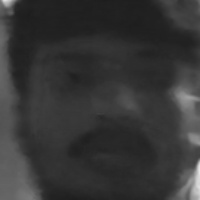
#> input picture face_recognition_from capture_photo/datasets/chandru baby/face_1.jpg, 200 x 200 px, given in place of the camera
$ python face_detection.py
#> lines starting #> are read from the running program, lines starting #| are printed output that depends on the picture
"""
Real-time Face Detection and Tracking System
Uses OpenCV's Haar Cascade algorithm for detecting and tracking human faces
"""

import cv2
import numpy as np
import time

class FaceDetector:
    def __init__(self):
        """Initialize the face detector with Haar Cascade classifier"""
        # Load the pre-trained Haar Cascade classifier for face detection
        self.face_cascade = cv2.CascadeClassifier(
            cv2.data.haarcascades + 'haarcascade_frontalface_default.xml'
        )

        # Initialize webcam
        self.cap = cv2.VideoCapture(0)

        # Check if webcam opened successfully
        if not self.cap.isOpened():
            raise Exception("Error: Could not open webcam")

        # Set camera properties for better performance and quality
        self.cap.set(cv2.CAP_PROP_FRAME_WIDTH, 1280)
        self.cap.set(cv2.CAP_PROP_FRAME_HEIGHT, 720)
        self.cap.set(cv2.CAP_PROP_FPS, 30)

        # Create a named window that can be resized
        cv2.namedWindow('Real-time Face Detection and Tracking', cv2.WINDOW_NORMAL)
        # Set window to fullscreen mode
        cv2.setWindowProperty('Real-time Face Detection and Tracking',
                            cv2.WND_PROP_FULLSCREEN,
                            cv2.WINDOW_FULLSCREEN)

        # Variables for FPS calculation
        self.prev_frame_time = 0
        self.new_frame_time = 0

        print("Face Detection System Initialized")
        print("Press 'q' or 'ESC' to exit")

    def detect_faces(self, frame):
        """
        Detect faces in the given frame

        Args:
            frame: Input image frame

        Returns:
            faces: Array of face coordinates (x, y, w, h)
        """
        # Convert frame to grayscale (Haar Cascade works on grayscale images)
        gray = cv2.cvtColor(frame, cv2.COLOR_BGR2GRAY)

        # Apply histogram equalization for better detection in varying lighting
        gray = cv2.equalizeHist(gray)

        # Detect faces with strict parameters to avoid false positives
        faces = self.face_cascade.detectMultiScale(
            gray,
            scaleFactor=1.1,      # Standard scale for reliable detection
            minNeighbors=8,       # Higher value = more strict (fewer false positives)
            minSize=(80, 80),     # Larger minimum size to filter out small false detections
            maxSize=(400, 400),   # Maximum face size
            flags=cv2.CASCADE_SCALE_IMAGE
        )

        return faces

    def draw_face_boxes(self, frame, faces):
        """
        Draw bounding boxes around detected faces

        Args:
            frame: Input image frame
            faces: Array of face coordinates

        Returns:
            frame: Frame with drawn bounding boxes
        """
        for (x, y, w, h) in faces:
            # Draw rectangle around face with thicker border for visibility
            cv2.rectangle(frame, (x, y), (x + w, y + h), (0, 255, 0), 3)

            # Add label above the rectangle
            label = "Face"
            label_size, _ = cv2.getTextSize(label, cv2.FONT_HERSHEY_SIMPLEX, 0.6, 2)

            # Draw background for label
            cv2.rectangle(
                frame,
                (x, y - label_size[1] - 10),
                (x + label_size[0], y),
                (0, 255, 0),
                -1
            )

            # Draw label text
            cv2.putText(
                frame,
                label,
                (x, y - 5),
                cv2.FONT_HERSHEY_SIMPLEX,
                0.6,
                (0, 0, 0),
                2
            )

        return frame

    def calculate_fps(self):
        """Calculate and return current FPS"""
        self.new_frame_time = time.time()
        fps = 1 / (self.new_frame_time - self.prev_frame_time)
        self.prev_frame_time = self.new_frame_time
        return int(fps)

    def draw_info(self, frame, fps, face_count):
        """
        Draw information overlay on frame

        Args:
            frame: Input image frame
            fps: Current FPS
            face_count: Number of detected faces
        """
        # Draw semi-transparent background for info panel (larger for better visibility)
        overlay = frame.copy()
        cv2.rectangle(overlay, (10, 10), (350, 120), (0, 0, 0), -1)
        cv2.addWeighted(overlay, 0.6, frame, 0.4, 0, frame)

        # Draw FPS with larger font
        cv2.putText(
            frame,
            f"FPS: {fps}",
            (20, 50),
            cv2.FONT_HERSHEY_SIMPLEX,
            1.0,
            (0, 255, 0),
            2
        )

        # Draw face count with larger font
        cv2.putText(
            frame,
            f"Faces Detected: {face_count}",
            (20, 90),
            cv2.FONT_HERSHEY_SIMPLEX,
            1.0,
            (0, 255, 0),
            2
        )

        # Add instruction text
        cv2.putText(
            frame,
            "Press 'q' or 'ESC' to exit | 'f' for fullscreen toggle",
            (10, frame.shape[0] - 20),
            cv2.FONT_HERSHEY_SIMPLEX,
            0.6,
            (255, 255, 255),
            1
        )

    def run(self):
        """Main loop for face detection and tracking"""
        print("\n=== Face Detection System Running ===")
        print("Press 'f' to toggle fullscreen mode")

        is_fullscreen = True

        while True:
            # Capture frame-by-frame
            ret, frame = self.cap.read()

            if not ret:
                print("Error: Failed to capture frame")
                break

            # Detect faces in the frame
            faces = self.detect_faces(frame)

            # Draw bounding boxes around detected faces
            frame = self.draw_face_boxes(frame, faces)

            # Calculate FPS
            fps = self.calculate_fps()

            # Draw information overlay
            self.draw_info(frame, fps, len(faces))

            # Display the resulting frame
            cv2.imshow('Real-time Face Detection and Tracking', frame)

            # Handle keyboard input
            key = cv2.waitKey(1) & 0xFF

            # Toggle fullscreen with 'f' key
            if key == ord('f'):
                is_fullscreen = not is_fullscreen
                if is_fullscreen:
                    cv2.setWindowProperty('Real-time Face Detection and Tracking',
                                        cv2.WND_PROP_FULLSCREEN,
                                        cv2.WINDOW_FULLSCREEN)
                else:
                    cv2.setWindowProperty('Real-time Face Detection and Tracking',
                                        cv2.WND_PROP_FULLSCREEN,
                                        cv2.WINDOW_NORMAL)

            # Exit on 'q' or 'ESC' key
            if key == ord('q') or key == 27:  # 27 is ESC key
                print("\nExiting Face Detection System...")
                break

        # Cleanup
        self.release()

    def release(self):
        """Release resources"""
        self.cap.release()
        cv2.destroyAllWindows()
        print("Resources released successfully")


def main():
    """Main function to run the face detection system"""
    try:
        # Create face detector instance
        detector = FaceDetector()

        # Run the detection system
        detector.run()
#> in run, frame is the input picture: shape (200, 200, 3); min 29, max 229, mean 54
#> in detect_faces, `gray = cv2.equalizeHist(gray)`:
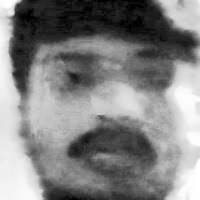
#> gray: shape (200, 200); min 0, max 255, mean 130.5
#> in detect_faces, `faces = self.face_cascade.detectMultiScale( gray, scaleFactor=1.1,`: faces = ()
#> in draw_info, `cv2.rectangle(overlay, (10, 10), (350, 120), (0, 0, 0), -1)`:
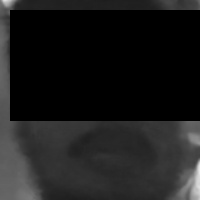
#> overlay: shape (200, 200, 3); min 0, max 229, mean 28
#> in draw_info, `cv2.addWeighted(overlay, 0.6, frame, 0.4, 0, frame)`:
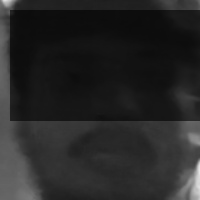
#> frame: shape (200, 200, 3); min 12, max 229, mean 38.4
#> in draw_info, `cv2.putText( frame, "Press 'q' or 'ESC' to exit | 'f' for fullscreen t..`:
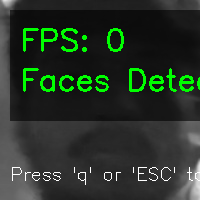
#> frame: shape (200, 200, 3); mean B, G, R 39.1, 51.3, 39.1
#> (key q is pressed here)

    except Exception as e:
        print(f"Error: {e}")
        print("\nTroubleshooting tips:")
        print("1. Make sure your webcam is connected and not being used by another application")
        print("2. Check if OpenCV is installed correctly: pip install opencv-python")
        print("3. Verify that the Haar Cascade file is available")


if __name__ == "__main__":
    main()

$ run again, on face_recognition_from capture_photo/datasets/chandru baby/face_10.jpg
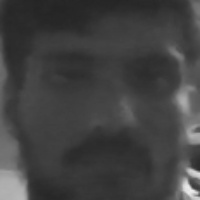
#> input picture face_recognition_from capture_photo/datasets/chandru baby/face_10.jpg, 200 x 200 px, given in place of the camera
#> in run, frame is the input picture: shape (200, 200, 3); min 36, max 239, mean 65.5
#> in detect_faces, `gray = cv2.equalizeHist(gray)`:
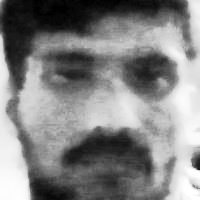
#> gray: shape (200, 200); min 0, max 255, mean 130.4
#> in detect_faces, `faces = self.face_cascade.detectMultiScale( gray, scaleFactor=1.1,`: faces = ()
#> in draw_info, `cv2.putText( frame, "Press 'q' or 'ESC' to exit | 'f' for fullscreen t..`:
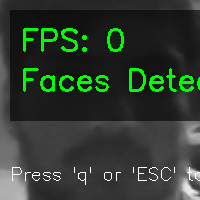
#> frame: shape (200, 200, 3); mean B, G, R 46.1, 58.3, 46.1

$ run again, on face_recognition_from capture_photo/datasets/chandru baby/face_100.jpg
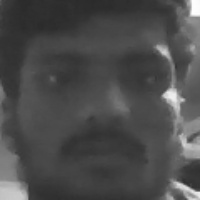
#> input picture face_recognition_from capture_photo/datasets/chandru baby/face_100.jpg, 200 x 200 px, given in place of the camera
#> in run, frame is the input picture: shape (200, 200, 3); min 42, max 254, mean 76
#> in detect_faces, `gray = cv2.equalizeHist(gray)`:
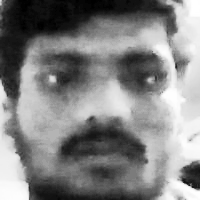
#> gray: shape (200, 200); min 0, max 255, mean 129.8
#> in detect_faces, `faces = self.face_cascade.detectMultiScale( gray, scaleFactor=1.1,`: faces = ()
#> in draw_info, `cv2.putText( frame, "Press 'q' or 'ESC' to exit | 'f' for fullscreen t..`:
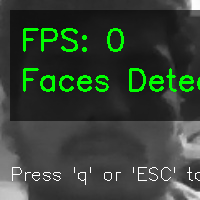
#> frame: shape (200, 200, 3); mean B, G, R 52.3, 64.6, 52.3

$ run again, on face_recognition_from capture_photo/datasets/chandru baby/face_11.jpg
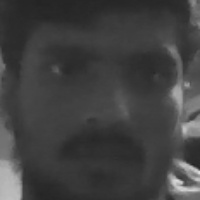
#> input picture face_recognition_from capture_photo/datasets/chandru baby/face_11.jpg, 200 x 200 px, given in place of the camera
#> in run, frame is the input picture: shape (200, 200, 3); min 35, max 221, mean 64.9
#> in detect_faces, `gray = cv2.equalizeHist(gray)`:
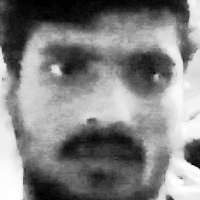
#> gray: shape (200, 200); min 0, max 255, mean 130.5
#> in detect_faces, `faces = self.face_cascade.detectMultiScale( gray, scaleFactor=1.1,`: faces = ()
#> in draw_info, `cv2.putText( frame, "Press 'q' or 'ESC' to exit | 'f' for fullscreen t..`:
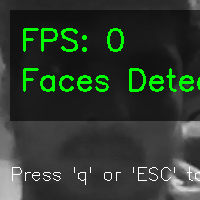
#> frame: shape (200, 200, 3); mean B, G, R 45.3, 57.5, 45.3
